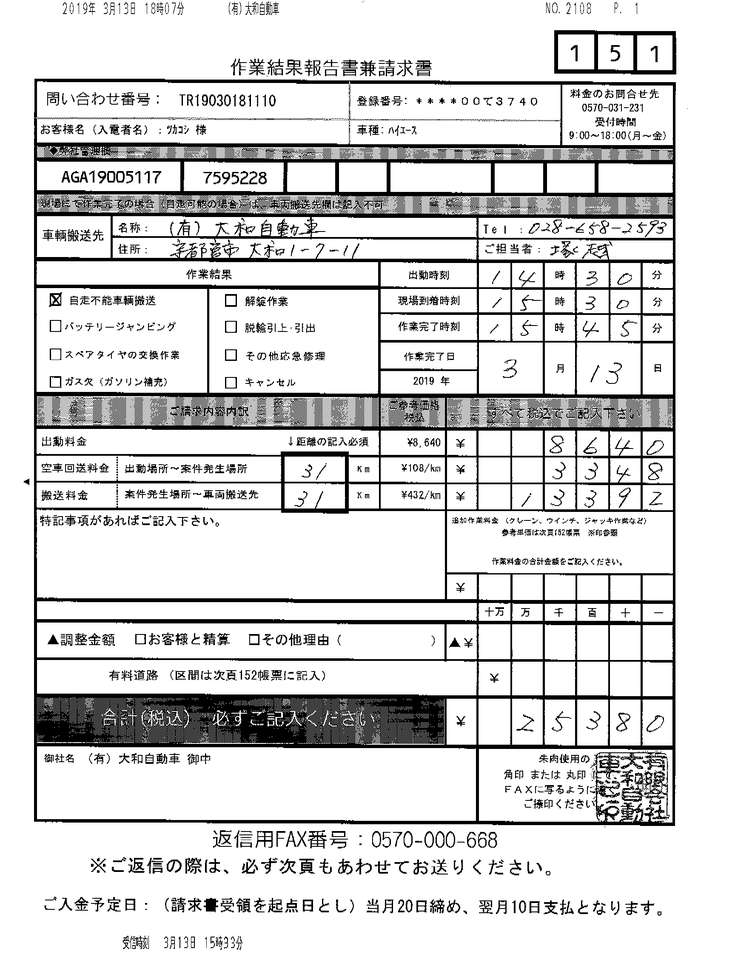
#> input picture 1/151.png, 735 x 960 px, shrunk from 1728 x 2256 before the run
$ python main.py
#> lines starting #> are read from the running program, lines starting #| are printed output that depends on the picture; after the words box and inside, x2 and y2 are one past the last pixel; in counts of white or black regions, pixels touching at a corner belong together
import cv2
import numpy as np

image = cv2.imread("151.png")
#> image is the input picture: shape (960, 735, 3); min 0, max 255, mean 214.3
# gray = cv2.cvtColor(image, cv2.COLOR_BGR2GRAY)
gray = cv2.cvtColor(image, cv2.COLOR_BGR2GRAY)
# cv2.imshow('gray', gray)
# cv2.waitKey(0)

ret, thresh = cv2.threshold(gray, 127, 255, cv2.THRESH_BINARY_INV)
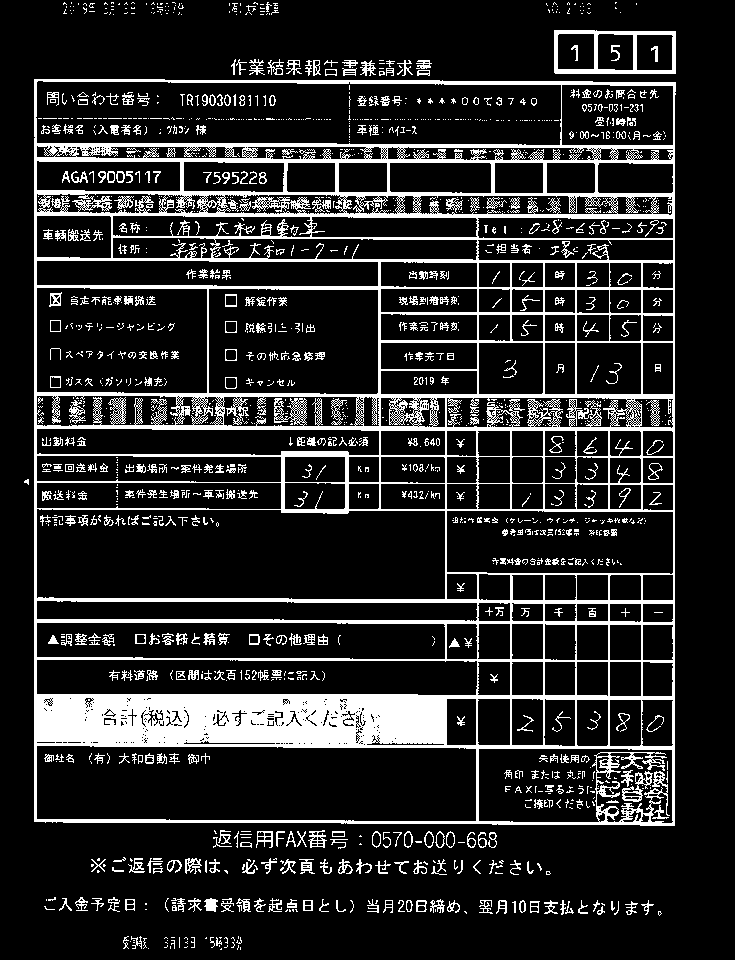
#> thresh: shape (960, 735); 15.8% white; 1512 white regions (1037 under 20 px), largest, box (x1, y1, x2, y2) and area: (34, 79, 676, 826) 82519, (554, 30, 676, 74) 1579, (622, 771, 653, 802) 303
# cv2.imshow('second', thresh)
# cv2.waitKey(0)

kernel = np.ones((5, 40), np.uint8)
img_dilation = cv2.dilate(thresh, kernel, iterations=1)
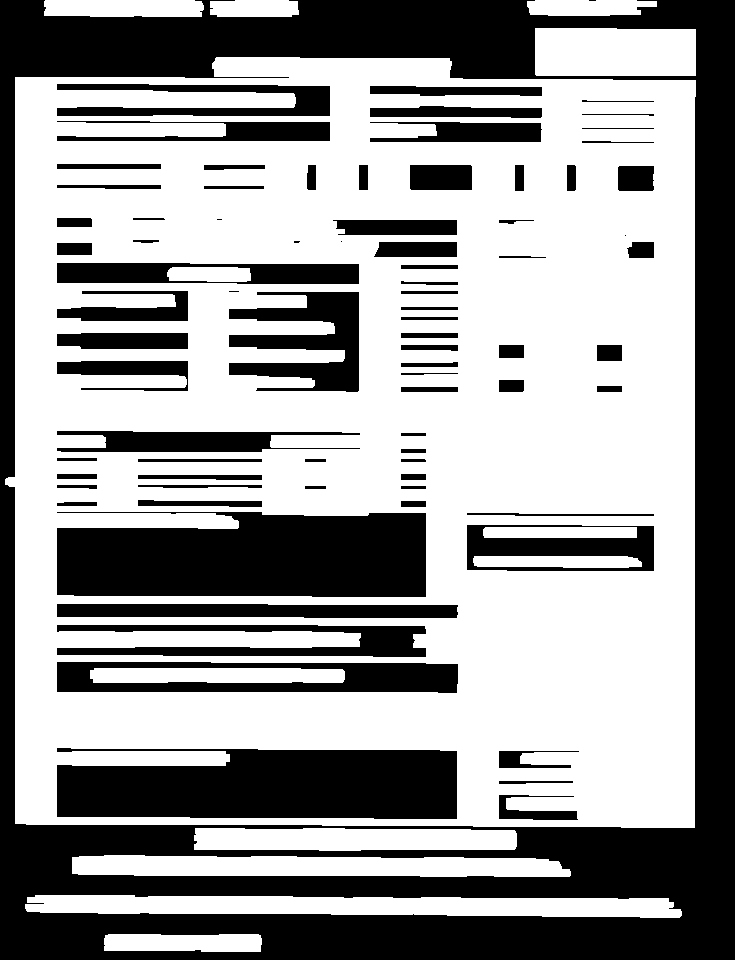
#> img_dilation: shape (960, 735); 60.5% white; 81 black regions (6 under 20 px)
# cv2.imshow('dilated', img_dilation)
# cv2.waitKey(0)

ctrs, hier = cv2.findContours(img_dilation.copy(), cv2.RETR_EXTERNAL, cv2.CHAIN_APPROX_SIMPLE)
#> ctrs = 9 contours; largest, box (x1, y1, x2, y2) and area: (5, 57, 696, 828) 511805, (25, 895, 682, 918) 11070, (72, 855, 571, 877) 8937, (535, 28, 696, 76) 7441, (194, 828, 517, 851) 6506

sorted_ctrs = sorted(ctrs, key=lambda ctr: cv2.boundingRect(ctr)[0])
#> sorted_ctrs has the same summary as ctrs
for i, ctr in enumerate(sorted_ctrs):
    x, y, w, h = cv2.boundingRect(ctr)
    roi = image[y:y + h, x:x + w]
    # cv2.imshow('segment no: ' + str(i), roi)
    cv2.rectangle(image, (x, y), (x+w, y+h), (90, 0, 255), 2)
    cv2.waitKey(0)
#> this loop made 9 passes
#> (x, y, w, h) on passes 1 to 9: (5, 57, 691, 771), (25, 895, 657, 23), (44, 0, 160, 17), (72, 855, 499, 22), (104, 934, 158, 18), (194, 828, 323, 23), (210, 0, 89, 17), (527, 0, 130, 16), (535, 28, 161, 48)
#> pass 1, `roi = image[y:y + h, x:x + w]`:
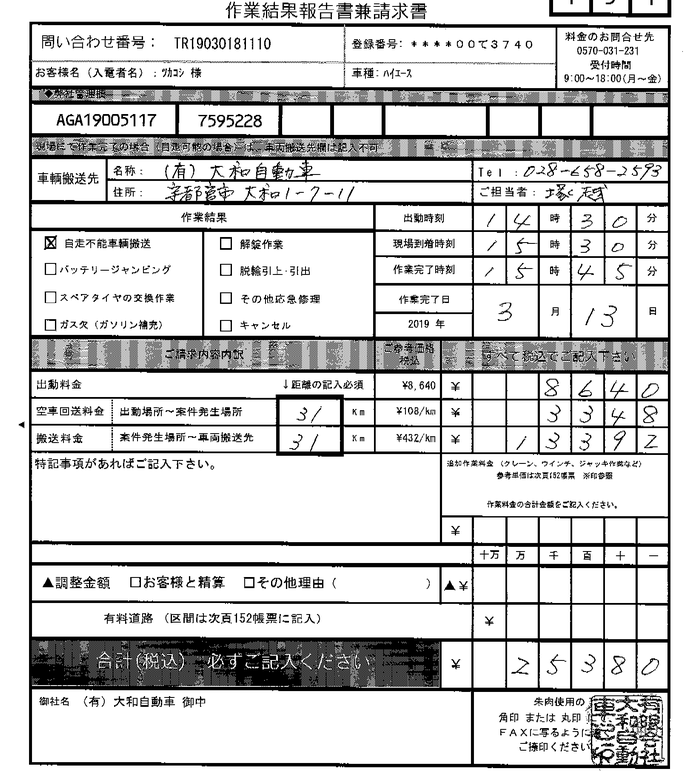
#> roi: shape (771, 691, 3); min 0, max 255, mean 204.7
#> pass 2, `roi = image[y:y + h, x:x + w]`:
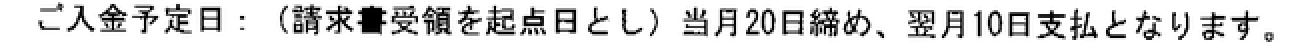
#> roi: shape (23, 657, 3) (shown 2 times larger); min 0, max 255, mean 214
#> after the loop:
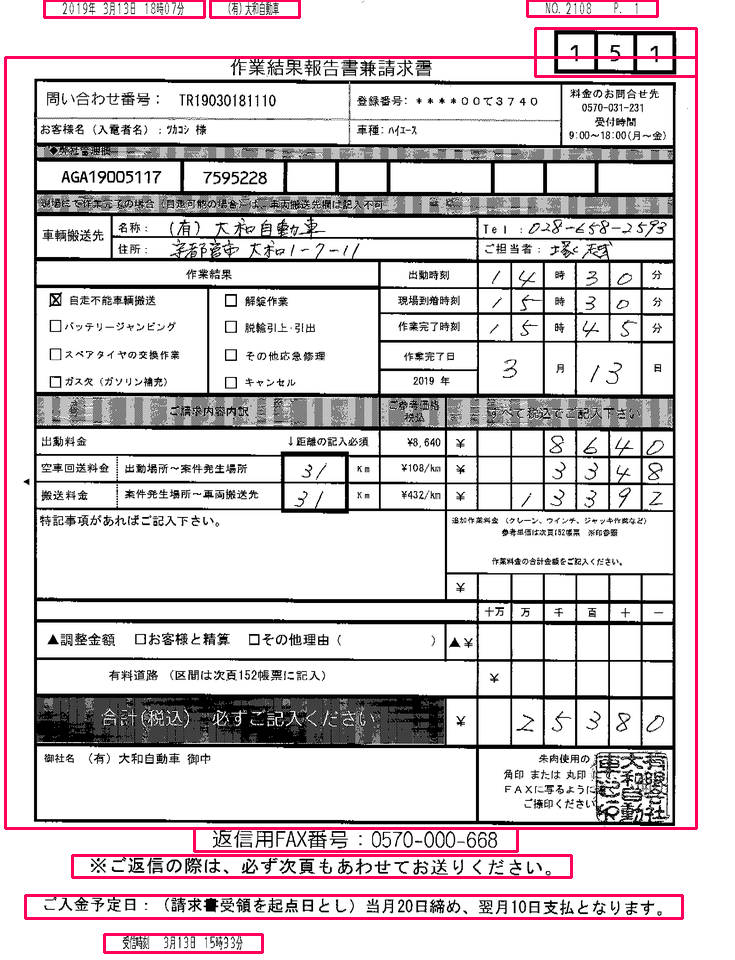
#> image: shape (960, 735, 3); 3.04% of pixels changed, all inside (x1, y1, x2, y2) = (4, 0, 698, 954)

cv2.imwrite('result/'+str(i)+'.png',image)
cv2.imshow('Make Area', image)
cv2.waitKey(0)

$ run again, with 1/1011.tif saved as 1/151.png
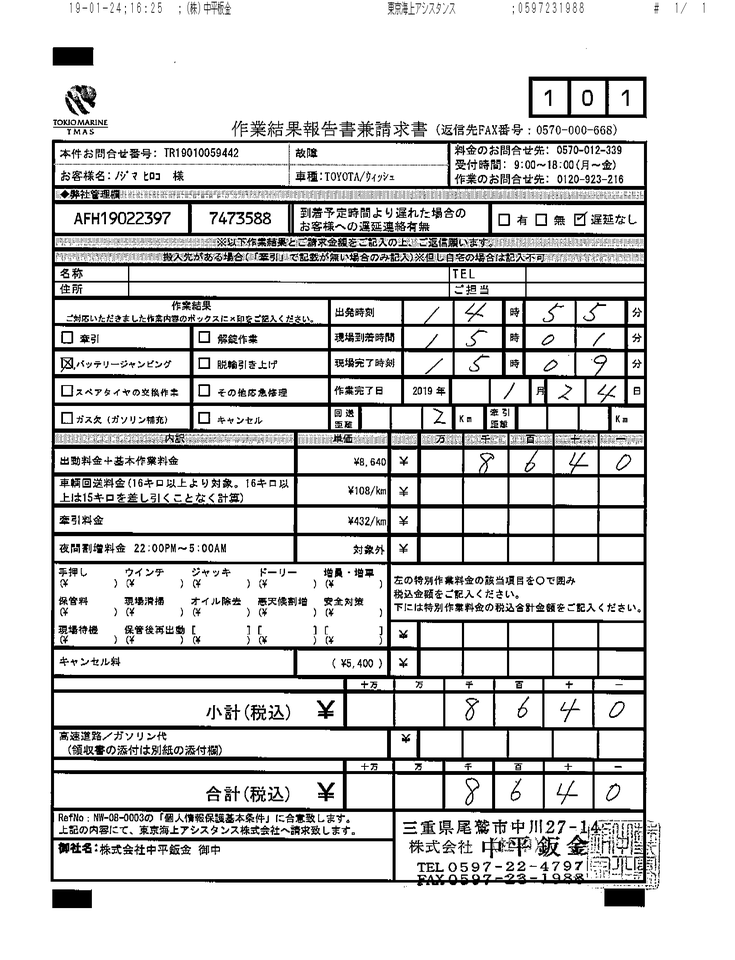
#> input picture 1/1011.tif, 735 x 960 px, shrunk from 1728 x 2256 before the run
#> image is the input picture: shape (960, 735, 3); min 0, max 255, mean 214.2
#> `ret, thresh = cv2.threshold(gray, 127, 255, cv2.THRESH_BINARY_INV)`:
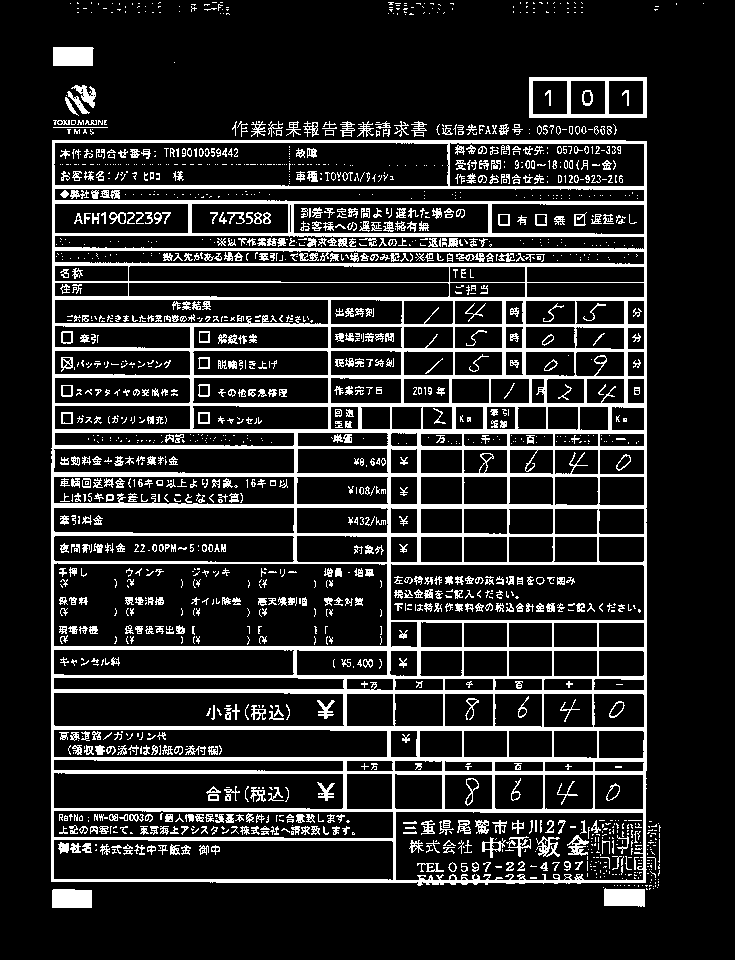
#> thresh: shape (960, 735); 15.6% white; 1767 white regions (1101 under 20 px), largest, box (x1, y1, x2, y2) and area: (51, 140, 647, 886) 71904, (529, 77, 647, 118) 1472, (53, 47, 94, 66) 761
#> img_dilation: shape (960, 735); 60.8% white; 144 black regions (17 under 20 px)
#> ctrs = 10 contours; largest, box (x1, y1, x2, y2) and area: (32, 119, 681, 909) 482508, (510, 75, 667, 120) 6864, (34, 83, 128, 137) 3606, (51, 0, 250, 17) 2680, (34, 45, 114, 68) 1721
#> sorted_ctrs has the same summary as ctrs
#> the loop `for i, ctr in enumerate(sorted_ctrs):` made 10 passes
#> (x, y, w, h) on passes 1, 2, 3, 4, 5, 7, 8, 10: (32, 119, 649, 790), (33, 887, 79, 23), (34, 83, 94, 54), (34, 45, 80, 23), (51, 0, 199, 17), (369, 0, 105, 17), (494, 0, 109, 15), (635, 1, 89, 12)
#> after the loop `for i, ctr in enumerate(sorted_ctrs):`:
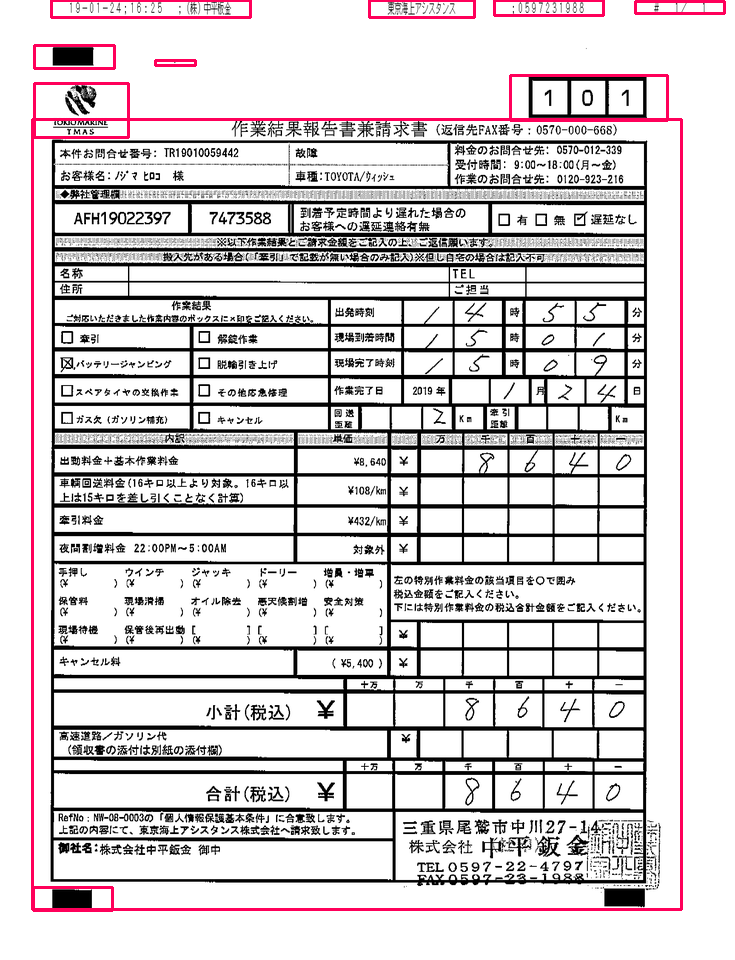
#> image: shape (960, 735, 3); 2.07% of pixels changed, all inside (x1, y1, x2, y2) = (31, 0, 726, 912)
